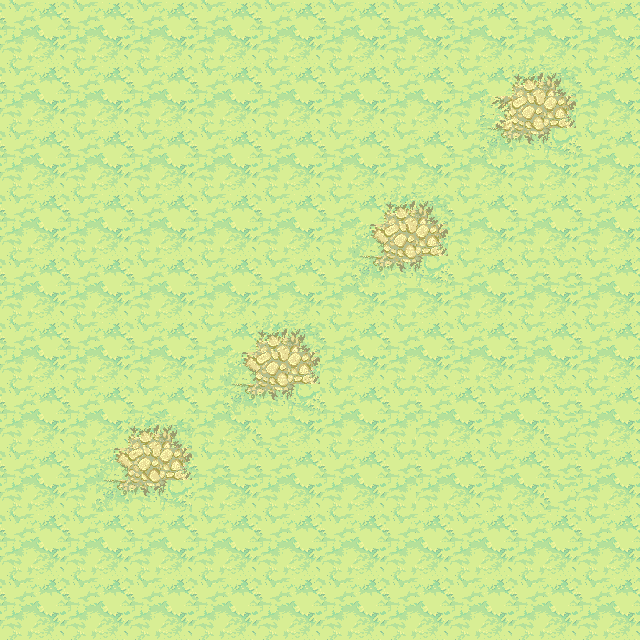

Below is a game level as drawn by its tile map, then a one-line description and the .tmx that defines it (tile-layer data replaced by summaries):
An orthogonal 20x20 tile map with 32x32 px tiles, 1 tile layer (background), 1 hidden layer not drawn, 6 tilesets.

<map version="1.0" orientation="orthogonal" renderorder="right-down" width="20" height="20" tilewidth="32" tileheight="32" nextobjectid="16">
 <tileset firstgid="1" name="ObjectLayer" tilewidth="32" tileheight="32" tilecount="84" columns="14">
  <image source="ObjectLayer.png" width="477" height="219" />
 </tileset>
 <tileset firstgid="85" name="ground_tiles" tilewidth="32" tileheight="32" tilecount="441" columns="21">
  <image source="ground_tiles.png" width="672" height="701" />
  <terraintypes>
   <terrain name="pradera" tile="43" />
   <terrain name="tierra" tile="106" />
   <terrain name="agua" tile="191" />
   <terrain name="piedra" tile="67" />
   <terrain name="mancha tierra" tile="34" />
   <terrain name="mancha gris" tile="99" />
   <terrain name="piedra marron" tile="274" />
  </terraintypes>
  <tile id="12" terrain="1,1,1,4" />
  <tile id="13" terrain="1,1,4,4" />
  <tile id="14" terrain="1,1,4,1" />
  <tile id="15" terrain="4,4,4,1" />
  <tile id="16" terrain="4,4,1,4" />
  <tile id="33" terrain="1,4,1,4" />
  <tile id="34" terrain="4,4,4,4" />
  <tile id="35" terrain="4,1,4,1" />
  <tile id="36" terrain="4,1,4,4" />
  <tile id="37" terrain="1,4,4,4" />
  <tile id="43" terrain="0,0,0,0" />
  <tile id="44" terrain="0,0,0,0" />
  <tile id="54" terrain="1,4,1,1" />
  <tile id="55" terrain="4,4,1,1" />
  <tile id="56" terrain="4,1,1,1" />
  <tile id="64" terrain="0,0,0,0" />
  <tile id="65" terrain="0,0,0,0" />
  <tile id="67" terrain="3,3,3,3" />
  <tile id="72" terrain="0,0,0,1" />
  <tile id="73" terrain="0,0,1,0" />
  <tile id="90" terrain="0,0,0,1" />
  <tile id="91" terrain="0,0,1,1" />
  <tile id="92" terrain="0,0,1,0" />
  <tile id="93" terrain="0,1,0,0" />
  <tile id="94" terrain="1,0,0,0" />
  <tile id="96" terrain="1,1,1,5" />
  <tile id="97" terrain="1,1,5,5" />
  <tile id="98" terrain="1,1,5,1" />
  <tile id="106" terrain="1,1,1,1" />
  <tile id="107" terrain="1,1,1,1" />
  <tile id="108" terrain="1,1,1,1" />
  <tile id="111" terrain="0,1,0,1" />
  <tile id="113" terrain="1,0,1,0" />
  <tile id="114" terrain="1,1,1,0" />
  <tile id="115" terrain="1,1,0,1" />
  <tile id="117" terrain="1,5,1,5" />
  <tile id="119" terrain="5,1,5,1" />
  <tile id="120" terrain="1,5,5,1" />
  <tile id="121" terrain="5,1,1,5" />
  <tile id="127" terrain="1,1,1,1" />
  <tile id="128" terrain="1,1,1,1" />
  <tile id="129" terrain="1,1,1,1" />
  <tile id="132" terrain="0,1,0,0" />
  <tile id="133" terrain="1,1,0,0" />
  <tile id="134" terrain="1,0,0,0" />
  <tile id="135" terrain="1,0,1,1" />
  <tile id="136" terrain="0,1,1,1" />
  <tile id="137" terrain=",,2," />
  <tile id="138" terrain="1,5,1,1" />
  <tile id="139" terrain="5,5,1,1" />
  <tile id="140" terrain="5,1,1,1" />
  <tile id="141" terrain="5,1,1,5" />
  <tile id="142" terrain="1,5,5,1" />
  <tile id="148" terrain="1,1,1,1" />
  <tile id="149" terrain="1,1,1,1" />
  <tile id="150" terrain="1,1,1,1" />
  <tile id="158" terrain="2,,," />
  <tile id="174" terrain="0,0,0,2" />
  <tile id="175" terrain="0,0,2,2" />
  <tile id="176" terrain="0,0,2,0" />
  <tile id="177" terrain="0,0,0,0" />
  <tile id="190" terrain="2,2,2,2" />
  <tile id="191" terrain="2,2,2,2" />
  <tile id="192" terrain=",,,3" />
  <tile id="193" terrain=",,3,3" />
  <tile id="194" terrain=",,3," />
  <tile id="195" terrain="0,2,0,2" />
  <tile id="196" terrain="2,2,2,2" />
  <tile id="197" terrain="2,0,2,0" />
  <tile id="198" terrain="0,2,2,2" />
  <tile id="199" terrain="2,0,2,2" />
  <tile id="211" terrain="2,2,2,2" />
  <tile id="212" terrain="2,2,2,2" />
  <tile id="213" terrain=",3,,3" />
  <tile id="214" terrain="2,2,2,2" />
  <tile id="215" terrain="3,,3," />
  <tile id="216" terrain="0,2,0,0" />
  <tile id="217" terrain="2,2,0,0" />
  <tile id="218" terrain="2,0,0,0" />
  <tile id="219" terrain="2,2,0,2" />
  <tile id="220" terrain="2,2,2,0" />
  <tile id="234" terrain=",3,," />
  <tile id="235" terrain="3,3,," />
  <tile id="236" terrain="3,,," />
  <tile id="258" terrain="0,0,0,0" />
  <tile id="259" terrain="0,0,6,6" />
  <tile id="260" terrain="0,0,6,0" />
  <tile id="262" terrain="6,0,6,0" />
  <tile id="274" terrain="6,6,6,6" />
  <tile id="275" terrain="6,6,6,6" />
  <tile id="277" terrain="6,6,6,0" />
  <tile id="278" terrain="0,6,0,6" />
  <tile id="279" terrain="0,6,0,6" />
  <tile id="280" terrain="6,6,6,6" />
  <tile id="281" terrain="6,6,6,0" />
  <tile id="282" terrain="6,6,6,0" />
  <tile id="283" terrain="6,6,0,6" />
  <tile id="295" terrain="6,6,6,6" />
  <tile id="296" terrain="6,6,6,6" />
  <tile id="298" terrain="6,0,6,6" />
  <tile id="299" terrain="0,6,6,6" />
  <tile id="300" terrain="0,6,0,0" />
  <tile id="301" terrain="6,6,0,0" />
  <tile id="302" terrain="6,0,0,0" />
  <tile id="303" terrain="6,0,6,6" />
  <tile id="304" terrain="0,6,6,6" />
 </tileset>
 <tileset firstgid="526" name="Extra_Unfinished4" tilewidth="32" tileheight="32" tilecount="88" columns="11">
  <image source="Extra_Unfinished4.png" width="360" height="266" />
 </tileset>
 <tileset firstgid="614" name="Cliff_tileset" tilewidth="32" tileheight="32" tilecount="240" columns="15">
  <image source="Cliff_tileset.png" width="503" height="518" />
 </tileset>
 <tileset firstgid="854" name="graphics-tiles-waterflow" tilewidth="32" tileheight="32" tilecount="81" columns="9">
  <image source="graphics-tiles-waterflow.png" width="319" height="293" />
 </tileset>
 <tileset firstgid="935" name="meta_tiles" tilewidth="32" tileheight="32" spacing="1" margin="1" tilecount="2" columns="2">
  <image source="meta_tiles.png" width="67" height="34" />
  <tile id="0">
   <properties>
    <property name="colisionable" value="true" />
    <property name="objeto" value="piedra" />
   </properties>
  </tile>
  <tile id="1">
   <properties>
    <property name="colisionable" value="true" />
    <property name="objeto" value="agua" />
   </properties>
  </tile>
 </tileset>
 <layer name="background" width="20" height="20">
  <data>[400 cells, 400 non-empty, 14 distinct tile ids]</data>
 </layer>
 <layer name="meta tiles" width="20" height="20" visible="0">
  <data>[400 cells, 24 non-empty, 1 distinct tile ids]</data>
 </layer>
</map>
